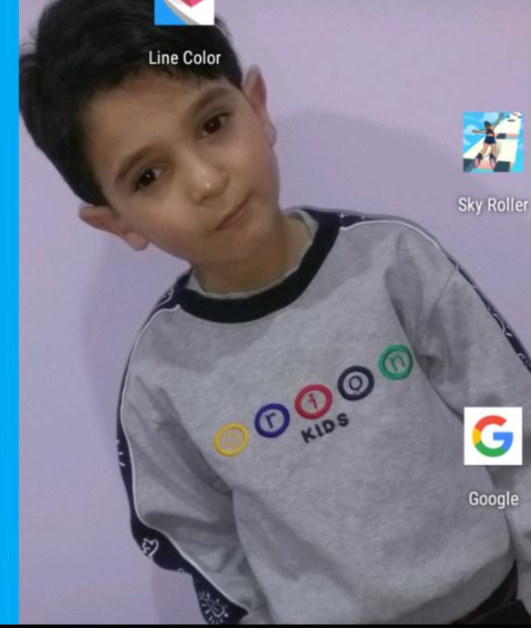
%> input picture codes/test images/Aliosh.jpg, 1062 x 1255 px (shown at 1/2 size)
$ octave --eval "result = preprocess(imread('../test images/Aliosh.jpg'));"   (GNU Octave 9; MATLAB toolbox functions it lacks are replaced by stand-ins)
%> lines starting %> are read from the running program, lines starting %| are printed output that depends on the picture
function newImg = preprocess(img)
newImg = img;
%> newImg is the input picture: size 1255x1062x3 uint8; mean R, G, B 124.3, 124.3, 139.7
newImg = imresize (newImg,[512 512]);
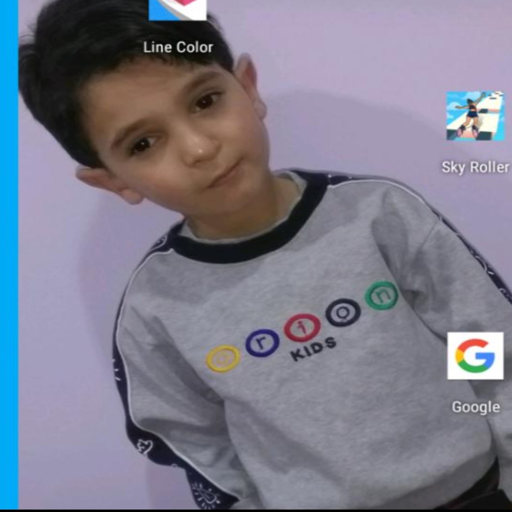
%> newImg: size 512x512x3 uint8; mean R, G, B 124.3, 124.3, 139.7
if(size(img,3)==3)
    newImg = rgb2gray(newImg);
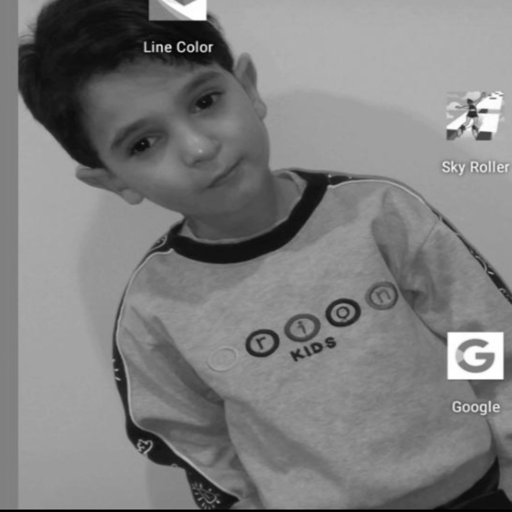
%> newImg: size 512x512 uint8; min 0, max 255, mean 126
end
    newImg = double(newImg);
%> newImg: size 512x512 double
     m = max(max(newImg));
%> m = 255
     n = min(min(newImg));
%> n = 0
     d = m-n;
%> d = 255
     newImg = newImg - n;
     newImg = newImg * 255;
     newImg = newImg/d;
     newImg = uint8(newImg);
end

$ run again, on codes/test images/fruits.jpg
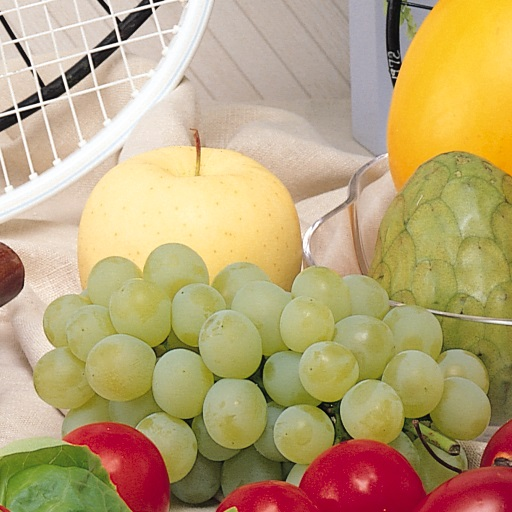
%> input picture codes/test images/fruits.jpg, 512 x 512 px
%> in preprocess, newImg is the input picture: size 512x512x3 uint8; mean R, G, B 185.4, 163.3, 118.3
%> in preprocess, `newImg = rgb2gray(newImg);`:
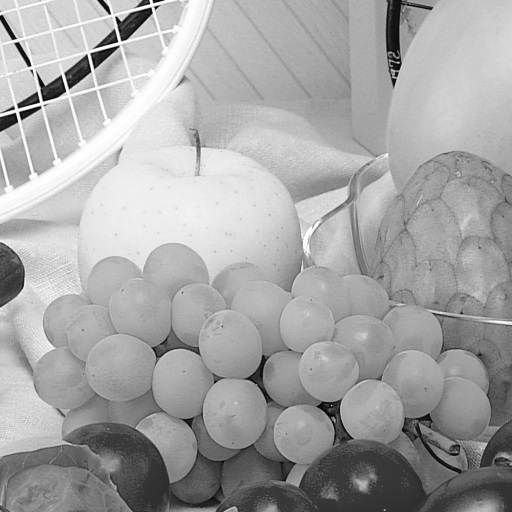
%> newImg: size 512x512 uint8; min 1, max 255, mean 164.8
%> m = 255
%> n = 1
%> d = 254
